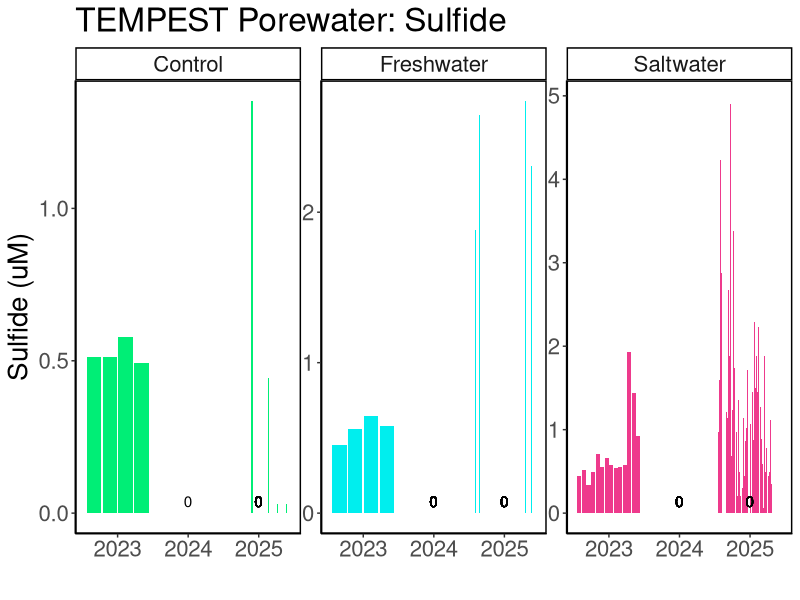
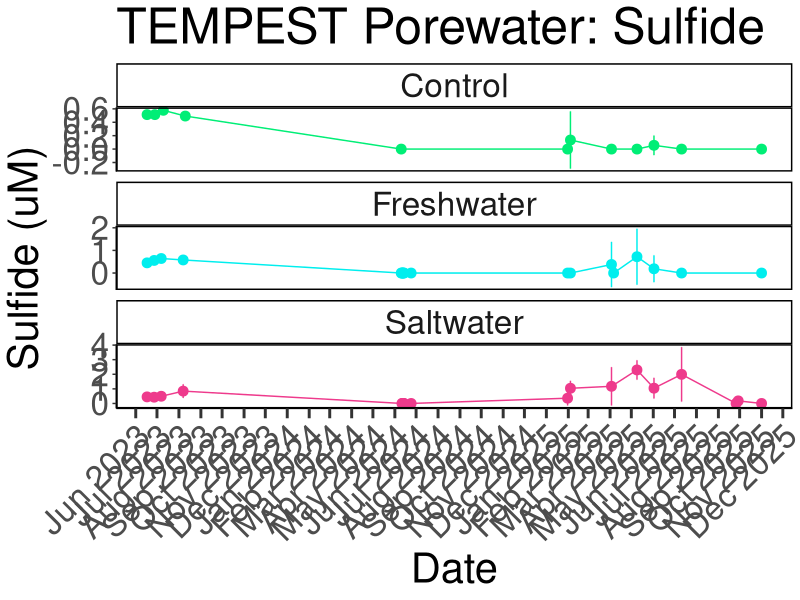
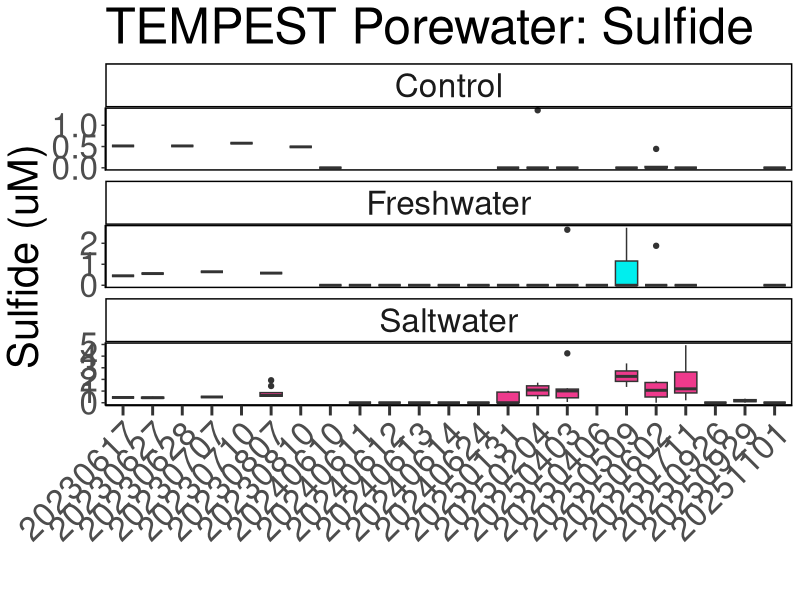
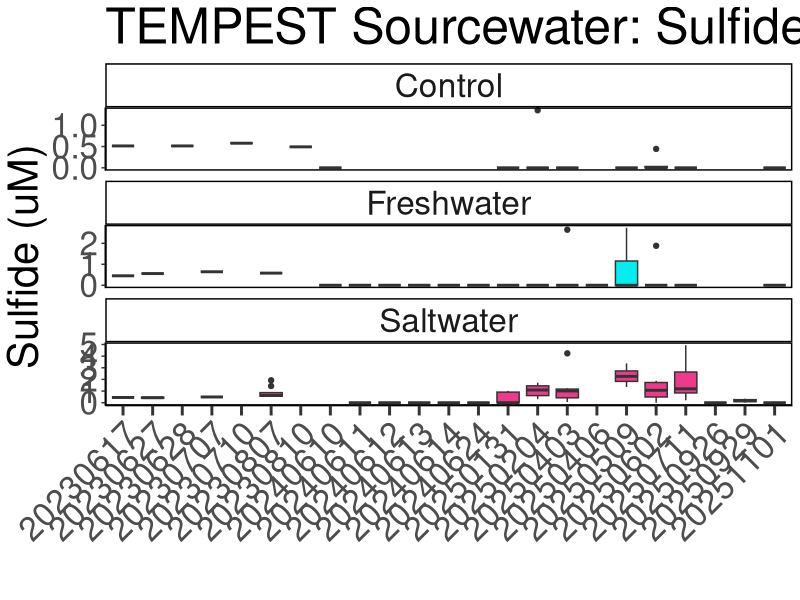
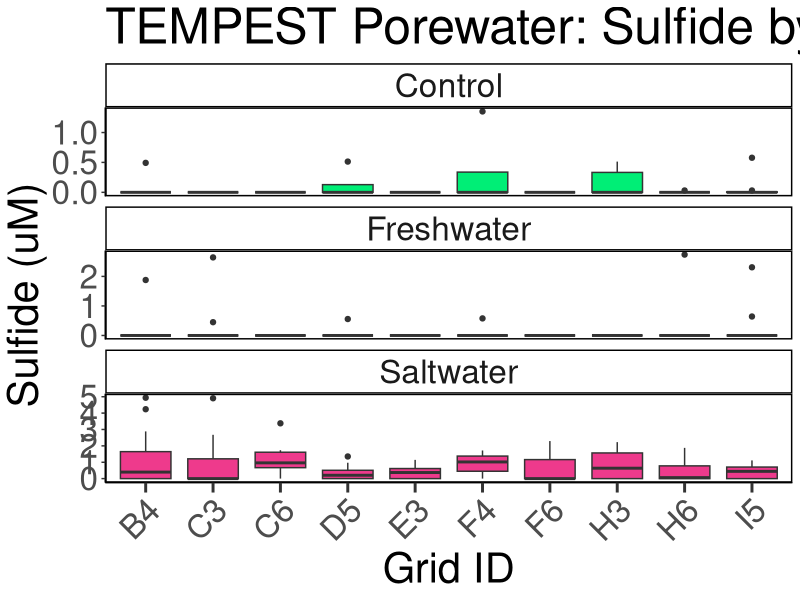

The R source for these figures, in order:
## ---- chunk 1
library(dplyr)
library(ggplot2)
library(ggpubr)
library(stringr)
library(readxl)
library(tidyr)
library(tibble)
library(openxlsx)
library(knitr)
## ---- chunk 2

#read in 2023 Sulfide Data:
dat23 <- read.csv("2023/TEMPEST_Sulfide_2023.csv")
colnames(dat23)

#read in 2024 Sulfide Data:
dat24 <- read.csv("2024/TEMPEST_Sulfide_2024.csv")
colnames(dat24)

#read in 2025 Sulfide Data:
dat25 <- read.csv("2025/TEMPEST_Sulfide_2025.csv")
# head(dat25)
colnames(dat25)

raw_dat <- bind_rows(dat23, dat24, dat25)

colnames(raw_dat)

##Convert Collection Date into Date format
raw_dat$Collection_Date <- as.character(raw_dat$Collection_Date)
raw_dat$Collection_Date_formatted <- as.Date(raw_dat$Collection_Date, format = "%Y%m%d")

##Extract Year and month from Collection Date
raw_dat$Year <- format(raw_dat$Collection_Date_formatted, format = "%Y")
raw_dat$Month <- format(raw_dat$Collection_Date_formatted, format = "%m")
raw_dat$Day <- format(raw_dat$Collection_Date_formatted, format = "%d")

raw_dat <- raw_dat %>% 
  mutate(Grid = ifelse(str_detect(Sample_ID, "SOURCE"), "Sourcewater", Grid))

all_dat <- raw_dat %>%
  mutate(
    Project = "COMPASS", 
    Site = "TEMPEST", 
    Depth_cm = gsub("cm", "", Depth), 
    Plot = Zone
  ) %>%
  rename(
    Collection_Date_YYYYMMDD = Collection_Date, 
    Evacuation_Date_YYYYMMDD = Evacuation_date_YYYMMDD
  )%>%
  dplyr::select(
         Project, Site, Year, Month, Day, Plot, Grid, Depth_cm, Event_Time, Time_of_day, Sample_ID, 
         Volume_mL, Evacuation_Date_YYYYMMDD, Collection_Date_YYYYMMDD, 
         Deployment_Date_YYYYMMDD, Deployment_Time_24hrs, Collection_Time_24hrs, 
         Collection_Start_Time_24hrs, Collection_End_Time_24hrs, EST_EDT, 
         H2S_mean_uM, H2S_sd_uM, H2S_cv, H2S_Conc_flag, H2S_cv_flag, H2S_QAQC_flag, 
         Analysis_rundate,  Run_notes, Field_notes
        # list columns in the order you want them
  )


##Set 4 decimal points max
all_dat <- all_dat %>%
  mutate(across(where(is.numeric), round, digits = 4)) ##This does make all salinities 0 when Cl_ppm is 0 instead of 0.000026

## ---- chunk 3

# colnames(all_dat)
# 
# #pull the column names from the all_dat dataframe and create a new dataframe with them 
# metadat <- data.frame(Column_Names = colnames(all_dat))
# metadat
# 
# metadat$Description <- ""
# metadat$Units <- ""
# metadat$Instrument_ifapplicable <- ""
# 
# #add information about each line: 
# 
# metadat$Description <- c("Project name", 
#                          "Site where sample collected", 
#                          "Plot where sample collected (SW = Saltwater, FW = Freshwater, C = 
#                          Control, Estuary (Sourcewater))", 
#                          "Grid where sample collected (Letter + Number)", 
#                          "Depth where sample collected", 
#                          "Event sampling time (T1 through T6)", 
#                          "Time of day of sample collection (AM, PM, Midday)",
#                          "Sample Identifier", 
#                          "Volume of sample collected (mL)", 
#                          "Date lysimeter evacuated", 
#                          "Date sample collected", 
#                          "Time lysimeter evacuated", 
#                          "Time sample collected", 
#                          "Time zone of sample collection", 
#                          "Sulfate concentration in ppm", 
#                          "Sulfate concentration in mM", 
#                          "Sulfate concentration flag base on standard curve (bdl=below detection limit (0), adl=above detection limit (highest   
#                          standard), Within_Range=within detection range)", 
#                          "Sulfate QAQC Flags generated during checks of standards, blanks, dups, and spks",
#                          "Chloride concentration in ppm", 
#                          "Chloride concentration in mM", 
#                          "Chloride concentration flag base on standard curve (bdl=below detection limit (0), adl=above detection limit (highest   
#                          standard), Within_Range=within detection range)", 
#                          "Chloride QAQC Flags generated during checks of standards, blanks, dups, and spks", 
#                          "Salinity calculated using the Knudsen equation: Salinity=((1.807*(Chloride ppm)+0.026)/1000", 
#                          "The date that samples were run on the Sulfide IC", 
#                          "Any notes generated during QAQC", 
#                          "Notes generated during field sample collection")
# 
# metadat$Units <-       c("NA", 
#                          "NA", 
#                          "NA",
#                          "NA",
#                          "NA", 
#                          "NA",
#                          "NA",
#                          "NA", 
#                          "mL", 
#                          "NA",
#                          "NA",
#                          "NA",
#                          "NA",
#                          "NA",
#                          "ppm", 
#                          "mM", 
#                          "NA",
#                          "NA", 
#                          "ppm", 
#                          "mM", 
#                          "NA", 
#                          "NA", 
#                          "ppt", 
#                          "NA", 
#                          "NA",
#                          "NA")
# 
# metadat$Instrument_ifapplicable <-  
#   
#                        c("NA", 
#                          "NA",
#                          "NA", 
#                          "NA", 
#                          "NA",
#                          "NA", 
#                          "NA",
#                          "NA",
#                          "NA", 
#                          "NA",
#                          "NA",
#                          "NA", 
#                          "NA",
#                          "NA",
#                          "Sulfide Integrion HPIC (Thermo Fisher)", 
#                          "Sulfide Integrion HPIC (Thermo Fisher)", 
#                          "NA", 
#                          "NA", 
#                          "Sulfide Integrion HPIC (Thermo Fisher)", 
#                          "Sulfide Integrion HPIC (Thermo Fisher)", 
#                          "NA", 
#                          "NA", 
#                          "Sulfide Integrion HPIC (Thermo Fisher)", 
#                          "NA", 
#                          "NA",
#                          "NA")


## ---- chunk 4

#write out a csv of all the data to the main folder: 
write.csv(all_dat, "COMPASS_TEMPEST_Sulfide_AllData.csv")


# #write out a csv of the metadata associated with the data: 
# write.csv(metadat, "COMPASS_TEMPEST_Sulfide_Metadata.csv")

## ---- chunk 5

##Remove Sourcewater
data_plotting <- all_dat %>%
  filter(!str_detect(Grid, "Sourcewater"), ignore.case = TRUE)%>%
  filter(!str_detect(Grid, "Rainwater"), ignore.case = TRUE)

data_plotting <- data_plotting %>% 
    mutate(
    plot_1 = case_when(
      Plot == "C" ~ "Control",
      Plot == "FW" ~ "Freshwater",
      Plot == "SW" ~ "Saltwater",
      TRUE ~ Plot  # keep everything else unchanged
    )
  ) %>%
  mutate(plot_1 = factor(plot_1, levels = c("Control", "Freshwater", "Saltwater")))

#Plot data by year and change colors based on Plot:
viz_H2S_plot <- ggplot(data_plotting, aes(x = as.character(Year), y = H2S_mean_uM, fill = plot_1)) +
  geom_bar(stat = "identity", position = position_dodge2(preserve = "total")) +
  facet_wrap( ~ plot_1, scales="free") +
  scale_fill_manual(values = c(
    "Control" = "springgreen2",
    "Freshwater" = "cyan2",
    "Saltwater" = "violetred2"
  )) +
  theme_classic() +
  labs(x = " ", y = "Sulfide (uM)", title = "TEMPEST Porewater: Sulfide") +
  theme(
    panel.spacing = unit(.05, "lines"), 
    panel.border = element_rect(color = "black", fill = NA, linewidth = 1)) + 
  theme(text = element_text(size = 20))+ 
  theme(legend.position = "none") + 
  scale_x_discrete(drop = TRUE)+
  geom_text(aes(label = ifelse(H2S_mean_uM == 0, "0", "")), vjust = -0.5) 

viz_H2S_plot


## ---- chunk 6

data_plotting$Collection_Date_formatted <- as.Date(as.character(data_plotting$Collection_Date_YYYYMMDD), format = "%Y%m%d")

##Summarize SO4 and Cl by Date and Zone
Sulfide_avg <- data_plotting %>%
  group_by(Collection_Date_formatted, plot_1) %>%
  dplyr::summarize(mean_H2S = mean(H2S_mean_uM, na.rm=TRUE), 
                   sd_H2S = sd(H2S_mean_uM, na.rm=TRUE))

# Define the specific date breaks you want to display
specific_breaks <- as.Date(c("2023-01-01", "2024-01-01", "2025-01-01"))

viz_H2s_plot_avgs <- ggplot(Sulfide_avg, aes(x = Collection_Date_formatted, y = mean_H2S, color = plot_1)) +
  geom_point(size = 3) + 
  geom_errorbar(aes(ymin = mean_H2S - sd_H2S, ymax = mean_H2S + sd_H2S), width = 0.2) + 
  geom_line() + 
  facet_wrap( ~ plot_1, scales="free_y", ncol = 1) +
  scale_color_manual(values = c(
    "Control" = "springgreen2",
    "Freshwater" = "cyan2",
    "Saltwater" = "violetred2"
  )) +
  theme_classic() +
  labs(x = "Date", y = "Sulfide (uM)", title = "TEMPEST Porewater: Sulfide") +
  theme(
    panel.spacing = unit(0.5, "lines"), 
    panel.border = element_rect(color = "black", fill = NA, linewidth = 1)) +
  # theme(axis.text.x = element_text(angle = 90, hjust = 0.5))+ 
  theme(text = element_text(size = 30))+
  scale_x_date(date_labels = "%b %Y", date_breaks = "1 month") + # Format x-axis labels
  theme(axis.ticks.x = element_line(linewidth = 1))+
  theme(axis.ticks.length.x = unit(0.25, "cm"))+ 
  theme(legend.position = "none")+ 
  theme(axis.text.x = element_text(angle = 45, hjust = 1))

viz_H2s_plot_avgs


## ---- chunk 7

##Boxplot Summarize SO4 and Cl by Date, Site, and Zone
viz_H2S_boxplot <- ggplot(data_plotting, aes(x = Collection_Date_YYYYMMDD,  y = H2S_mean_uM, fill = plot_1)) +
  geom_boxplot() + 
  facet_wrap( ~ plot_1, scales="free_y", ncol = 1) +
  # scale_x_discrete(drop = TRUE) +
  scale_fill_manual(values = c(
    "Control" = "springgreen2",
    "Freshwater" = "cyan2",
    "Saltwater" = "violetred2"
  ), labels = c("Control", "Freshwater", "Saltwater")) +
  theme_classic() +
  labs(x = " ", y = "Sulfide (uM)", title = "TEMPEST Porewater: Sulfide") +
  theme(
    panel.spacing = unit(0.5, "lines"), 
    panel.border = element_rect(color = "black", fill = NA, linewidth = 1)) +
  theme(axis.text.x = element_text(angle = 45, vjust = 1, hjust = 1))+ 
  theme(text = element_text(size = 30))+
  theme(axis.ticks.x = element_line(linewidth = 1))+
  theme(axis.ticks.length.x = unit(0.25, "cm"))+ 
  theme(legend.position = "none")

viz_H2S_boxplot

# # Save as a PNG
# png("COMPASS_SynopticCB_Cl_alldata.png", width = 2000, height = 1200, res = 100) 
# print(viz_cl_boxplot)  # For ggplot objects, use print()
# dev.off() 
# 
# # Save as a PNG
# png("COMPASS_SynopticCB_SO4_alldata.png", width = 2000, height = 1200, res = 100) 
# print(viz_so4_boxplot)  # For ggplot objects, use print()
# dev.off() 

## ---- chunk 8

##Only Sourcewater
data_plotting_source <- all_dat %>%
  filter(str_detect(Grid, "Sourcewater"))

data_plotting_source <- data_plotting_source %>% 
    mutate(
    plot_1 = case_when(
      Plot == "FW" ~ "Freshwater",
      Plot == "SW" ~ "Saltwater",
      Plot == "ESTUARY" ~ "Estuary",
      TRUE ~ Plot  # keep everything else unchanged
    )
  ) %>%
  mutate(plot_1 = factor(plot_1, levels = c("Control", "Freshwater", "Saltwater", "Estuary")))


##Boxplot Summarize SO4 and Cl by Date, Site, and Plot
viz_H2S_boxplot <- ggplot(data_plotting, aes(x = Collection_Date_YYYYMMDD,  y = H2S_mean_uM, fill = plot_1)) +
  geom_boxplot() + 
  facet_wrap( ~ plot_1, scales="free_y", ncol = 1) +
  # scale_x_discrete(drop = TRUE) +
  scale_fill_manual(values = c(
    "Control" = "springgreen2",
    "Freshwater" = "cyan2",
    "Saltwater" = "violetred2", 
    "Estuary" = "darkred"
  ), labels = c("Control", "Freshwater", "Saltwater", "Estuary")) +
  theme_classic() +
  labs(x = " ", y = "Sulfide (uM)", title = "TEMPEST Sourcewater: Sulfide") +
  theme(
    panel.spacing = unit(0.5, "lines"), 
    panel.border = element_rect(color = "black", fill = NA, linewidth = 1)) +
  theme(axis.text.x = element_text(angle = 45, vjust = 1, hjust = 1))+ 
  theme(text = element_text(size = 30))+
  theme(axis.ticks.x = element_line(linewidth = 1))+
  theme(axis.ticks.length.x = unit(0.25, "cm"))+ 
  theme(legend.position = "none")

viz_H2S_boxplot

# # Save as a PNG
# png("COMPASS_SynopticCB_Cl_alldata.png", width = 2000, height = 1200, res = 100) 
# print(viz_cl_boxplot)  # For ggplot objects, use print()
# dev.off() 
# 
# # Save as a PNG
# png("COMPASS_SynopticCB_SO4_alldata.png", width = 2000, height = 1200, res = 100) 
# print(viz_so4_boxplot)  # For ggplot objects, use print()
# dev.off() 

## ---- chunk 9

##Boxplot Summarize SO4 and Cl by Date, Site, and Zone
viz_H2S_boxplot <- ggplot(data_plotting, aes(x = Grid,  y = H2S_mean_uM, fill = plot_1)) +
  geom_boxplot() + 
  facet_wrap( ~ plot_1, scales="free_y", ncol = 1) +
  scale_x_discrete(drop = TRUE) +
  scale_fill_manual(values = c(
    "Control" = "springgreen2",
    "Freshwater" = "cyan2",
    "Saltwater" = "violetred2"
  ), labels = c("Control", "Freshwater", "Saltwater")) +
  theme_classic() +
  labs(x = "Grid ID", y = "Sulfide (uM)", title = "TEMPEST Porewater: Sulfide by Grid") +
  theme(
    panel.spacing = unit(0.5, "lines"), 
    panel.border = element_rect(color = "black", fill = NA, linewidth = 1)) +
  theme(axis.text.x = element_text(angle = 45, vjust = 1, hjust = 1))+ 
  theme(text = element_text(size = 30))+
  theme(axis.ticks.x = element_line(linewidth = 1))+
  theme(axis.ticks.length.x = unit(0.25, "cm"))+ 
  theme(legend.position = "none")

viz_H2S_boxplot

## ---- chunk 10
# It would also be great to add to our collation codes a summary chunk that will calculate value ranges, means, and standard deviations (and errors) for each site, zone, depth for each year; also for each site zone, depth overall; and for each site and zone overall so that we have some easy access to metrics. Was just thinking this might be helpful today when re-collating the DIC data.

colnames(data_plotting)

##Metrics for each zone for each year
summary_by_year <- data_plotting %>%
  group_by(Year, plot_1) %>%
   reframe(
     min_H2S_ppm = min(H2S_mean_uM, na.rm=TRUE),
     max_H2S_ppm = max(H2S_mean_uM, na.rm=TRUE), 
     mean_H2S_ppm = mean(H2S_mean_uM, na.rm=TRUE), 
     sd_H2S_ppm = sd(H2S_mean_uM, na.rm=TRUE)) %>%
  mutate(across(where(is.numeric), round, digits = 4)) 

##Metrics for each zone for all years
summary_all_years <- data_plotting %>%
  group_by(plot_1) %>%
   reframe(
     min_H2S_ppm = min(H2S_mean_uM, na.rm=TRUE),
     max_H2S_ppm = max(H2S_mean_uM, na.rm=TRUE), 
     mean_H2S_ppm = mean(H2S_mean_uM, na.rm=TRUE), 
     sd_H2S_ppm = sd(H2S_mean_uM, na.rm=TRUE)) %>% 
  mutate(across(where(is.numeric), round, digits = 4)) 

## ---- chunk 11
# It would also be great to add to our collation codes a summary chunk that will calculate value ranges, means, and standard deviations (and errors) for each site, Grid, depth for each year; also for each site Grid, depth overall; and for each site and Grid overall so that we have some easy access to metrics. Was just thinking this might be helpful today when re-collating the DIC data.

colnames(data_plotting_source)

##Metrics for each Grid for each year
summary_by_year_source <- data_plotting_source %>%
  group_by(Year, plot_1) %>%
   reframe(
     min_H2S_ppm = min(H2S_mean_uM, na.rm=TRUE),
     max_H2S_ppm = max(H2S_mean_uM, na.rm=TRUE), 
     mean_H2S_ppm = mean(H2S_mean_uM, na.rm=TRUE), 
     sd_H2S_ppm = sd(H2S_mean_uM, na.rm=TRUE)) %>%
  mutate(across(where(is.numeric), round, digits = 4)) 

## ---- chunk 12

library(kableExtra)

kable(
  summary_by_year[, c("Year", "plot_1", "min_H2S_ppm",	"max_H2S_ppm",	"mean_H2S_ppm", "sd_H2S_ppm")],  
  format = "latex",
  booktabs = TRUE,
  caption = "Porewater Summary Statistics by Year"
) %>%
  kable_styling(
    latex_options = c("hold_position", "striped", "scale_down"),
    font_size = 12
  ) %>%
  row_spec(0, bold = TRUE) %>%   # header
  column_spec(1, bold = TRUE)

kable(
  summary_all_years[, c("plot_1", "min_H2S_ppm",	"max_H2S_ppm",	"mean_H2S_ppm", "sd_H2S_ppm")],  
  format = "latex",
  booktabs = TRUE,
  caption = "Porewater Summary Statistics by Plot"
) %>%
  kable_styling(
    latex_options = c("hold_position", "striped", "scale_down"),
    font_size = 12
  ) %>%
  row_spec(0, bold = TRUE) %>%   # header
  column_spec(1, bold = TRUE)

## ---- chunk 13

library(kableExtra)

kable(
  summary_by_year_source[, c("Year", "plot_1", "min_H2S_ppm",	"max_H2S_ppm",	"mean_H2S_ppm", "sd_H2S_ppm")],  
  format = "latex",
  booktabs = TRUE,
  caption = "Sourcewater Summary Statistics by Year"
) %>%
  kable_styling(
    latex_options = c("hold_position", "striped", "scale_down"),
    font_size = 12
  ) %>%
  row_spec(0, bold = TRUE) %>%   # header
  column_spec(1, bold = TRUE)

## ---- chunk 14

#write out a csv of the Porewater Summary Statistics by Year to the main folder: 
write.csv(summary_by_year, "COMPASS_TEMPEST_PW_H2S_Summarized_By_Year.csv")

#write out a csv of the Porewater Summary Statistics by Grid to the main folder: 
write.csv(summary_all_years, "COMPASS_TEMPEST_PW_H2S_Summarized_Years_Combined.csv")

#write out a csv of the Sourcewater Summary Statistics by Year to the main folder: 
write.csv(summary_by_year_source, "COMPASS_TEMPEST_SOURCE_H2S_Summarized_By_Year.csv")
